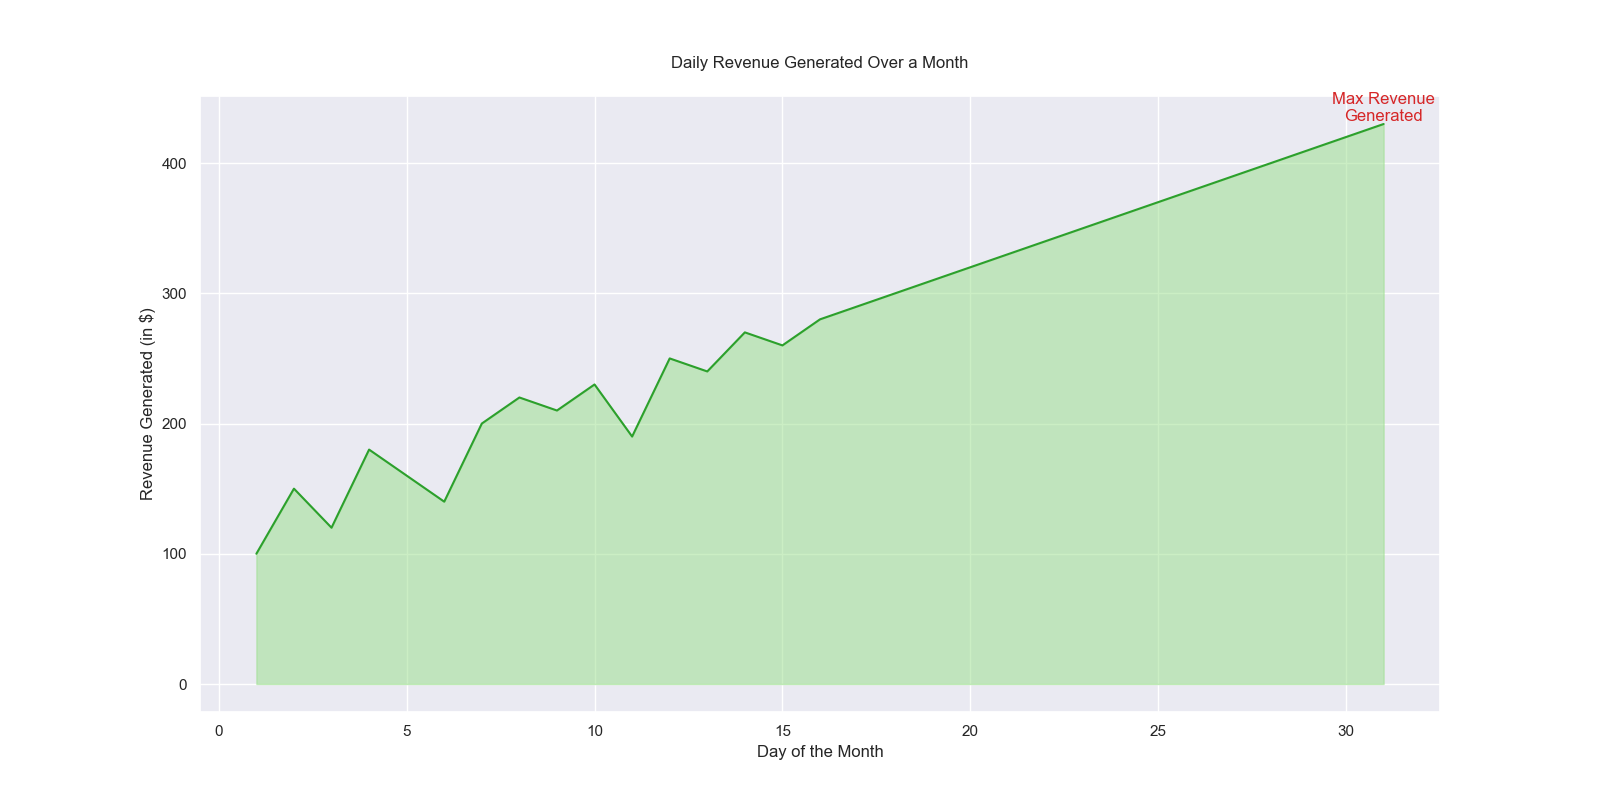

Reproduce this figure in Python.

import seaborn as sns
import pandas as pd
import matplotlib.pyplot as plt

# Data
data = {
    'Date': [1, 2, 3, 4, 5, 6, 7, 8, 9, 10, 11, 12, 13, 14, 15, 16, 17, 18, 19, 20, 21, 22, 23, 24, 25, 26, 27, 28, 29, 30, 31],
    'RevenueGenerated': [100, 150, 120, 180, 160, 140, 200, 220, 210, 230, 190, 250, 240, 270, 260, 280, 290, 300, 310, 320, 330, 340, 350, 360, 370, 380, 390, 400, 410, 420, 430]
}

df = pd.DataFrame(data)

# Plot
plt.figure(figsize=(16, 8))
area_chart = sns.lineplot(data=df, x='Date', y='RevenueGenerated', color='#2ca02c')
area_chart.fill_between(df['Date'], df['RevenueGenerated'], color='#98df8a', alpha=0.5)

# Annotate the highest point
max_revenue = df['RevenueGenerated'].max()
max_day = df['RevenueGenerated'].idxmax() + 1
plt.text(max_day, max_revenue, 'Max Revenue\nGenerated', horizontalalignment='center', verticalalignment='bottom', color='#d62728')

# Set the title and labels
plt.title("Daily Revenue Generated Over a Month", pad=20)
plt.xlabel("Day of the Month")
plt.ylabel("Revenue Generated (in $)")

# Display the plot
plt.show()
